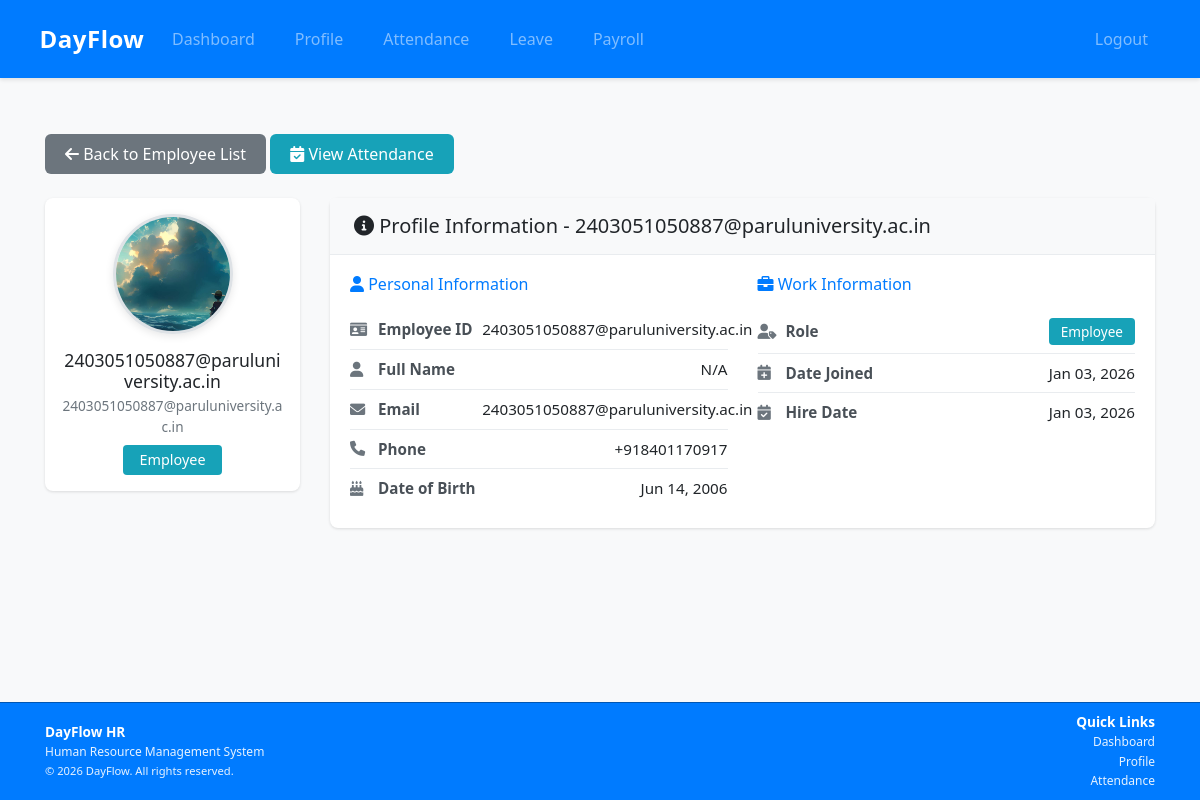
Screenshot of /employees/profile/2/ (signed in) with the database file from the repository.
### apps/employees/models.py (models this page shows, shortened)
class EmployeeProfile(models.Model):
    user = models.OneToOneField(User, on_delete=models.CASCADE)
    phone = models.CharField(max_length=15, blank=True)
    address = models.TextField(blank=True)
    profile_pic = models.ImageField(upload_to='profile_pics/', blank=True, null=True)
    date_of_birth = models.DateField(blank=True, null=True)
    hire_date = models.DateField(blank=True, null=True)

### apps/accounts/models.py (models this page shows, shortened)
class User(AbstractUser):
    ROLE_CHOICES = [
        ('employee', 'Employee'),
        ('admin', 'Admin'),
    ]
    email = models.EmailField(unique=True)
    role = models.CharField(max_length=10, choices=ROLE_CHOICES, default='employee')
    email_verification_token = models.CharField(max_length=100, blank=True, null=True)
    USERNAME_FIELD = 'email'
    REQUIRED_FIELDS = ['username']
    class Meta:
        app_label = 'accounts'

### apps/employees/views.py (the view)
# urls.py: path('profile/', views.profile, name='profile'),
@login_required
def profile(request, employee_id=None):
    if employee_id and request.user.role == 'admin':
        employee = get_object_or_404(User, id=employee_id)
        profile_obj, created = EmployeeProfile.objects.get_or_create(user=employee)
        is_admin_view = True
    else:
        profile_obj, created = EmployeeProfile.objects.get_or_create(user=request.user)
        is_admin_view = False
    return render(request, 'employees/profile.html', {
        'profile': profile_obj,
        'is_admin_view': is_admin_view,
    })

### templates/employees/profile.html (shortened to what this page needs)
{% extends 'base.html' %}
{% load bootstrap4 %}
{% load static %}
{% block content %}
<div class="fade-in">
    <div class="mb-4">
        {% if is_admin_view %}
            <a href="{% url 'employee_list' %}" class="btn btn-secondary">
                <i class="fas fa-arrow-left"></i> Back to Employee List
            </a>
            <a href="{% url 'attendance_list' %}?employee_id={{ profile.user.id }}" class="btn btn-info">
                <i class="fas fa-calendar-check"></i> View Attendance
            </a>
        {% else %}
            <a href="{% url 'dashboard' %}" class="btn btn-secondary">
                <i class="fas fa-arrow-left"></i> Back to Dashboard
            </a>
        {% endif %}
    </div>
    <div class="row">
        <div class="col-md-3 mb-4">
            <div class="card shadow-sm text-center">
                <div class="card-body p-3">
                    <div class="profile-image-wrapper mb-2">
                        {% if profile.profile_pic %}
                            <img src="{{ profile.profile_pic.url }}" alt="Profile Picture" class="profile-image-large">
                        {% else %}
                            <div class="profile-image-placeholder">
                                <i class="fas fa-user"></i>
                            </div>
                        {% endif %}
                    </div>
                    <h5 class="mb-1" style="font-size: 1.1rem;">{{ profile.user.get_full_name|default:profile.user.username }}</h5>
                    <p class="text-muted mb-2" style="font-size: 0.85rem;">{{ profile.user.email }}</p>
                    <span class="badge badge-{% if profile.user.role == 'admin' %}primary{% else %}info{% endif %} badge-lg">
                        {{ profile.user.role|title }}
                    </span>
                </div>
            </div>
        </div>
        <div class="col-md-9">
            <div class="card shadow-sm">
                <div class="card-header">
                    <h3 class="mb-0" style="font-size: 1.25rem;"><i class="fas fa-info-circle"></i> Profile Information{% if is_admin_view %} - {{ profile.user.get_full_name|default:profile.user.username }}{% endif %}</h3>
                </div>
                <div class="card-body">
                    <div class="row">
                        <div class="col-md-6">
                            <h5 class="mb-3 text-primary" style="font-size: 1rem;"><i class="fas fa-user"></i> Personal Information</h5>
                            <div class="profile-info-item">
                                <div class="profile-info-label">
                                    <i class="fas fa-id-card"></i>
                                    <span>Employee ID</span>
                                </div>
                                <div class="profile-info-value">{{ profile.user.username }}</div>
                            </div>
                            <div class="profile-info-item">
                                <div class="profile-info-label">
                                    <i class="fas fa-user"></i>
                                    <span>Full Name</span>
                                </div>
                                <div class="profile-info-value">{{ profile.user.get_full_name|default:"N/A" }}</div>
                            </div>
                            <div class="profile-info-item">
                                <div class="profile-info-label">
                                    <i class="fas fa-envelope"></i>
                                    <span>Email</span>
                                </div>
                                <div class="profile-info-value">{{ profile.user.email }}</div>
                            </div>
                            <div class="profile-info-item">
                                <div class="profile-info-label">
                                    <i class="fas fa-phone"></i>
                                    <span>Phone</span>
                                </div>
                                <div class="profile-info-value">{{ profile.phone|default:"N/A" }}</div>
                            </div>
                            {% if profile.date_of_birth %}
                            <div class="profile-info-item">
                                <div class="profile-info-label">
                                    <i class="fas fa-birthday-cake"></i>
                                    <span>Date of Birth</span>
                                </div>
                                <div class="profile-info-value">{{ profile.date_of_birth|date:"M d, Y" }}</div>
                            </div>
                            {% endif %}
                        </div>
                        <div class="col-md-6">
                            <h5 class="mb-3 text-primary" style="font-size: 1rem;"><i class="fas fa-briefcase"></i> Work Information</h5>
                            <div class="profile-info-item">
                                <div class="profile-info-label">
                                    <i class="fas fa-user-tag"></i>
                                    <span>Role</span>
                                </div>
                                <div class="profile-info-value">
                                    <span class="badge badge-{% if profile.user.role == 'admin' %}primary{% else %}info{% endif %}">
                                        {{ profile.user.role|title }}
                                    </span>
                                </div>
                            </div>
                            <div class="profile-info-item">
                                <div class="profile-info-label">
                                    <i class="fas fa-calendar-plus"></i>
                                    <span>Date Joined</span>
                                </div>
                                <div class="profile-info-value">{{ profile.user.date_joined|date:"M d, Y" }}</div>
                            </div>
                            {% if profile.hire_date %}
                            <div class="profile-info-item">
                                <div class="profile-info-label">
                                    <i class="fas fa-calendar-check"></i>
                                    <span>Hire Date</span>
                                </div>
                                <div class="profile-info-value">{{ profile.hire_date|date:"M d, Y" }}</div>
                            </div>
                            {% endif %}
                        </div>
                    </div>
                </div>
            </div>
        </div>
    </div>
</div>
{% endblock %}

### static/css/style.css (style rules this page uses)
* { transition: all 0.3s ease; }
body { font-family: 'Segoe UI', Tahoma, Geneva, Verdana, sans-serif; background-color: #f8f9fa; min-height: 100vh; display: flex; flex-direction: column; }
.card { box-shadow: 0 1px 3px rgba(0,0,0,0.12); border: 1px solid #e9ecef; border-radius: 8px; margin-bottom: 1.5rem; transition: all 0.2s ease; background: white; }
.card-header { border-bottom: 1px solid #e9ecef; font-weight: 600; padding: 1rem 1.5rem; background-color: #f8f9fa; }
.shadow-sm { box-shadow: 0 1px 3px rgba(0,0,0,0.12) !important; }
.btn { border-radius: 6px; font-weight: 500; padding: 0.5rem 1.25rem; transition: all 0.2s ease; border: none; }
.btn-info { background-color: #17a2b8; color: white; }
.btn-secondary { background-color: #6c757d; color: white; }
.badge { padding: 0.4rem 0.75rem; font-weight: 500; border-radius: 4px; font-size: 0.85rem; }
.card { border: none; box-shadow: 0 4px 6px rgba(0, 0, 0, 0.07); transition: all 0.3s ease; }
.fade-in { animation: fadeIn 0.6s ease-in; }
.badge-lg { padding: 0.5rem 1rem; font-size: 0.9rem; }
.badge-info { background-color: #17a2b8; color: white; }
.fade-in { animation: fadeIn 0.4s ease; }
.profile-info-item { display: flex; justify-content: space-between; align-items: center; padding: 0.5rem 0; border-bottom: 1px solid #e9ecef; min-height: auto; }
.profile-info-item:last-child { border-bottom: none; }
.profile-info-label { font-weight: 600; color: #495057; flex: 0 0 35%; display: flex; align-items: center; font-size: 0.95rem; }
.profile-info-value { flex: 0 0 65%; text-align: right; color: #212529; font-size: 0.95rem; word-wrap: break-word; overflow-wrap: break-word; }
.profile-info-label i { margin-right: 0.5rem; color: #6c757d; width: 20px; flex-shrink: 0; }
.profile-image-large { width: 120px; height: 120px; border-radius: 50%; object-fit: cover; border: 3px solid #dee2e6; box-shadow: 0 2px 8px rgba(0,0,0,0.1); }
.profile-image-wrapper { margin-bottom: 1rem !important; }
.text-muted { color: #6c757d !important; }
html { scroll-behavior: smooth; }

### rows the page displays
EmployeeProfile: profile_pic (picture), user.get_full_name "2403051050887@paruluniversity.ac.in", user.email "2403051050887@paruluniversity.ac.in", user.role "Employee", user.username "2403051050887@paruluniversity.ac.in", user.get_full_name "N/A", phone "+918401170917", date_of_birth "Jun 14, 2006", user.date_joined "Jan 03, 2026", hire_date "Jan 03, 2026"
